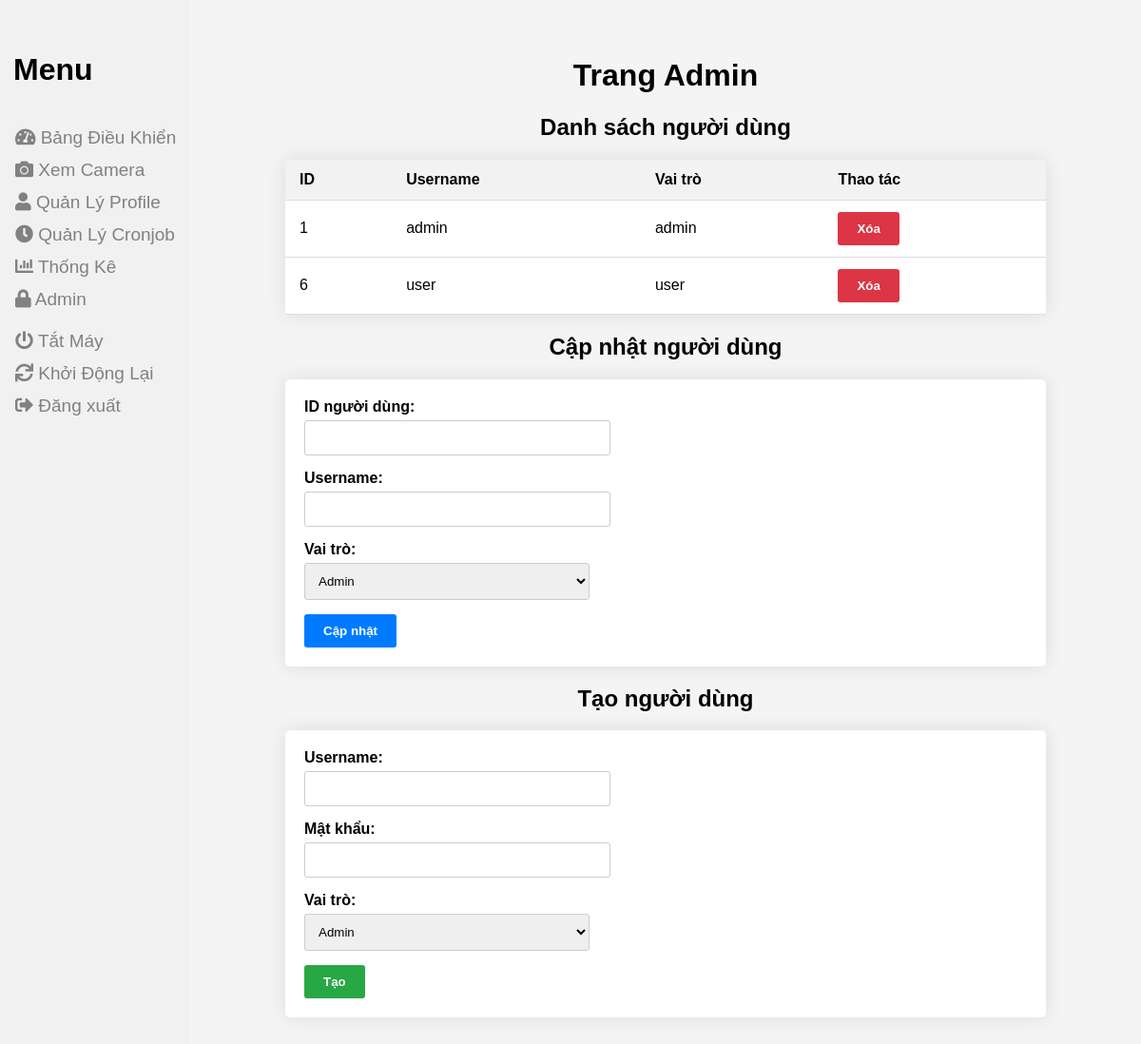
The page /admin (signed in) on the database its author committed.
### tables this page shows
CREATE TABLE users
                    (id INTEGER PRIMARY KEY AUTOINCREMENT, username TEXT NOT NULL UNIQUE, password TEXT NOT NULL, role TEXT NOT NULL DEFAULT 'user');

### webserver.py (the view, shortened to what this page needs)
@app.route("/admin", methods=["GET", "POST"])
@login_required
def admin_page():
    if not current_user.is_admin():
        flash("Chỉ có admin mới được truy cập trang quản trị", "error")
        return redirect(url_for("index"))
    users = user_db.get_all_users()
    return render_template("admin.html", users=users)

### db.py (called while the page is built)
    @property
    def conn(self):
        return sqlite3.connect(self.db_file)

    def get_user_by_id(self, user_id):
        with self.conn as conn:
            cur = conn.cursor()
            cur.execute("SELECT * FROM users WHERE id=?", (user_id,))
            rows = cur.fetchall()
            if rows:
                return UserRow(rows[0])
            return None

    def get_all_users(self):
        with self.conn as conn:
            cur = conn.cursor()
            cur.execute("SELECT * FROM users")
            rows = cur.fetchall()
            return [UserRow(row) for row in rows]

### webserver.py (called while the page is built)
@login_manager.user_loader
def load_user(user_id):
    user = user_db.get_user_by_id(user_id)
    if user:
        return UserLogin(user.id)
    return None

    def is_admin(self):
        user = user_db.get_user_by_id(self.id)
        return user is not None and user.role == 'admin'

### templates/admin.html (shortened to what this page needs)
<!DOCTYPE html>
<html>
<head>
    <link rel="stylesheet" href="/static/admin.css">
    <link rel="stylesheet" href="static/sidebar.css" type="text/css"/>
    <link rel="stylesheet" href="https://cdnjs.cloudflare.com/ajax/libs/font-awesome/5.15.3/css/all.min.css" />
</head>
<body>
    <div class="sidenav">
        <h1 style="text-align: left; padding: 14px">Menu</h1>
        <div class="sidebar-links">
            <a href="/" style="font-size: 19px;"><i class="fas fa-tachometer-alt"></i> Bảng Điều Khiển</a>
            <a href="/camera" style="font-size: 19px;"><i class="fas fa-camera"></i> Xem Camera</a>
            <a href="/profiles" type="submit" style="font-size: 19px;"><i class="fas fa-user"></i> Quản Lý Profile</a>
            <a href="/cron" type="submit" style="font-size: 19px;"><i class="fas fa-clock"></i> Quản Lý Cronjob</a>
            <a href="/analytics" type="submit" style="font-size: 19px;"><i class="fas fa-chart-bar"></i> Thống Kê</a>
            <a href="/admin" type="submit" style="font-size: 19px;"><i class="fas fa-lock"></i> Admin</a>
        </div>
        <div class="sidebar-bottom">
            <a href="/shutdown" onclick="sendPostRequest(event, '/shutdown')" style="font-size: 19px;"><i class="fas fa-power-off"></i> Tắt Máy</a>
            <a href="/reboot" onclick="sendPostRequest(event, '/reboot')" style="font-size: 19px;"><i class="fas fa-sync"></i> Khởi Động Lại</a>
            <a href="/logout" onclick="sendPostRequest(event, '/logout')" style="font-size: 19px;"><i class="fas fa-sign-out-alt"></i> Đăng xuất</a>
        </div>
    </div>
    <div class="main">
        <div class="container">
            <h1>Trang Admin</h1>
            <h2>Danh sách người dùng</h2>
            <table>
                <thead>
                    <tr>
                        <th>ID</th>
                        <th>Username</th>
                        <th>Vai trò</th>
                        <th>Thao tác</th>
                    </tr>
                </thead>
                <tbody>
                    {% for user in users %}
                    <tr>
                        <td>{{ user.id }}</td>
                        <td>{{ user.username }}</td>
                        <td>{{ user.role }}</td>
                        <td>
                            <form action="{{ url_for('admin_page') }}" method="post">
                                <button type="submit" class="btn btn-danger">Xóa</button>
                            </form>
                        </td>
                    </tr>
                    {% endfor %}
                </tbody>
            </table>
            <h2>Cập nhật người dùng</h2>
            <form action="{{ url_for('admin_page') }}" method="post" class="form">
                <div class="form-group">
                    <label for="update_user_id">ID người dùng:</label>
                    <input type="text" id="update_user_id" name="user_id" required>
                </div>
                <div class="form-group">
                    <label for="update_username">Username:</label>
                    <input type="text" id="update_username" name="username" required>
                </div>
                <div class="form-group">
                    <label for="update_role">Vai trò:</label>
                    <select id="update_role" name="role" required>
                        <option value="admin">Admin</option>
                    </select>
                </div>
                <button type="submit" class="btn btn-primary">Cập nhật</button>
            </form>
            <h2>Tạo người dùng</h2>
            <form action="{{ url_for('admin_page') }}" method="post" class="form">
                <div class="form-group">
                    <label for="create_username">Username:</label>
                    <input type="text" id="create_username" name="username" required>
                </div>
                <div class="form-group">
                    <label for="create_password">Mật khẩu:</label>
                    <input type="password" id="create_password" name="password" required>
                </div>
                <div class="form-group">
                    <label for="create_role">Vai trò:</label>
                    <select id="create_role" name="role" required>
                        <option value="admin">Admin</option>
                    </select>
                </div>
                <button type="submit" class="btn btn-success">Tạo</button>
            </form>
        </div>
    </div>
</body>
</html>

### static/admin.css (style rules this page uses)
body { font-family: Arial, sans-serif; background-color: #f4f4f4; margin: 0; padding: 0; }
.container { max-width: 800px; margin: 0 auto; padding: 20px; }
h1, h2 { text-align: center; }
table { width: 100%; border-collapse: collapse; background-color: #fff; box-shadow: 0 0 20px rgba(0, 0, 0, 0.1); }
th, td { padding: 12px 15px; text-align: left; border-bottom: 1px solid #ddd; }
th { background-color: #f2f2f2; font-weight: bold; }
.form { background-color: #fff; padding: 20px; border-radius: 5px; box-shadow: 0 0 20px rgba(0, 0, 0, 0.1); }
.form-group { margin-bottom: 15px; }
.form-group label { display: block; font-weight: bold; margin-bottom: 5px; }
.form-group input, .form-group select { width: 300px; padding: 10px; border: 1px solid #ccc; border-radius: 3px; }
.btn { display: inline-block; padding: 10px 20px; border: none; border-radius: 3px; font-weight: bold; text-align: center; text-decoration: none; cursor: pointer; }
.btn-primary { background-color: #007bff; color: #fff; }
.btn-danger { background-color: #dc3545; color: #fff; }
.btn-success { background-color: #28a745; color: #fff; }

### static/sidebar.css (style rules this page uses)
.sidenav { height: 100%; width: 200px; position: fixed; top: 0; left: 0; background-color: #f1f1f1; padding-top: 20px; z-index: 1; padding-bottom: 20px; }
.sidebar-links { display: flex; flex-direction: column; }
.sidebar-links a { padding: 6px 8px; text-decoration: none; font-size: 20px; color: #818181; display: block; }
.sidenav .sidebar-links a:last-child { margin-top: auto; }
.main { margin-left: 200px; padding: 20px; }
.sidenav a { padding: 6px 8px 6px 16px; text-decoration: none; font-size: 20px; color: #818181; display: block; }
.sidenav a:last-child { margin-top: auto; }
.sidebar-bottom { flex-direction: column; margin-top: 10px; }

### rows shown on the page
users: id "1", username "admin", role "admin"
users: id "6", username "user", role "user"
